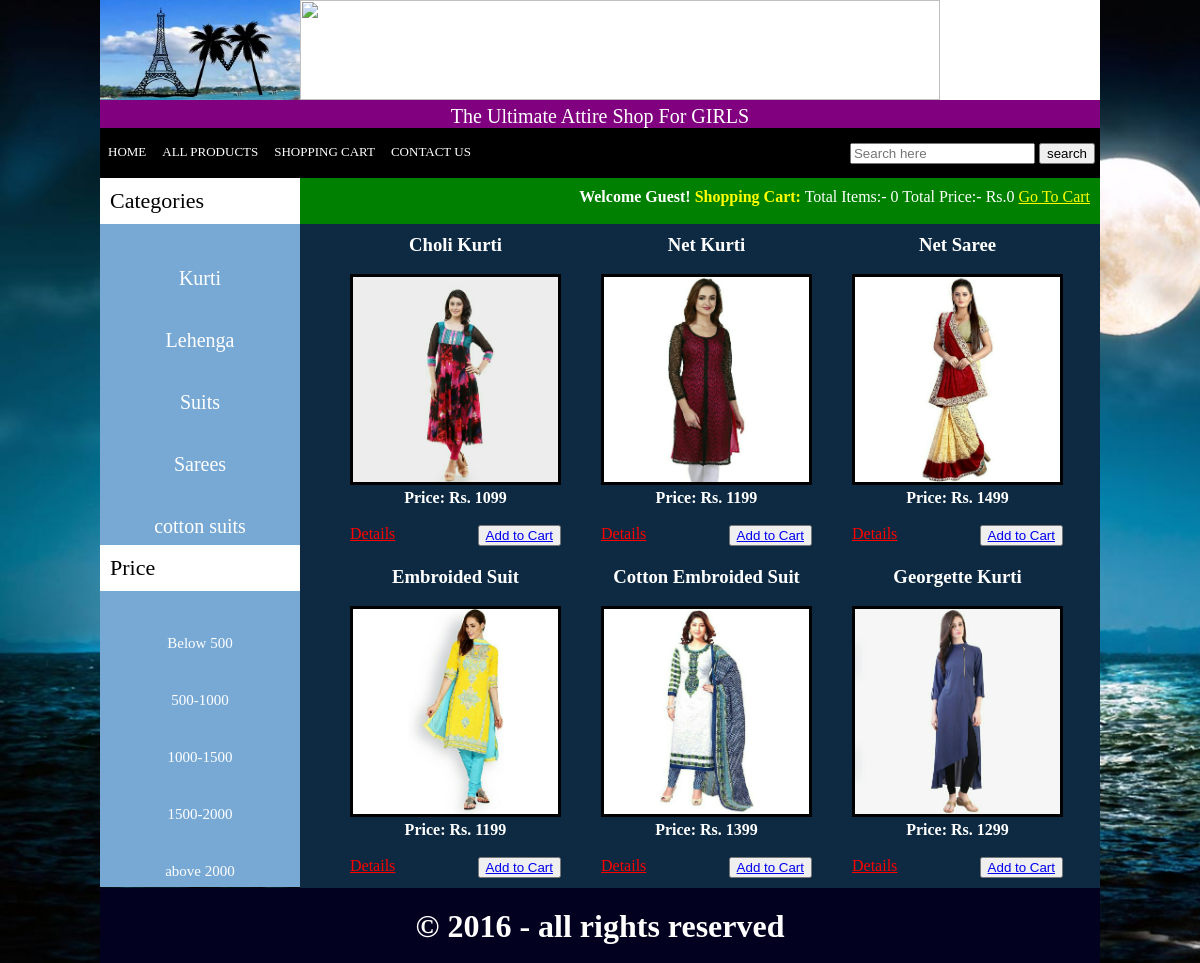
The page /index.php?price=3 on the database its author committed.
### tables this page shows
CREATE TABLE IF NOT EXISTS `categories` (
`cat_id` int(10) NOT NULL,
  `cat_title` text NOT NULL
);

CREATE TABLE IF NOT EXISTS `price` (
`price_id` int(10) NOT NULL,
  `price_title` text NOT NULL
);

CREATE TABLE IF NOT EXISTS `products` (
`product_id` int(10) NOT NULL,
  `cat_id` int(10) NOT NULL,
  `price_id` int(10) NOT NULL,
  `date` timestamp NOT NULL DEFAULT CURRENT_TIMESTAMP ON UPDATE CURRENT_TIMESTAMP,
  `product_title` text NOT NULL,
  `product_img1` text NOT NULL,
  `product_img2` text NOT NULL,
  `product_cost` int(10) NOT NULL,
  `product_desc` text NOT NULL,
  `product_keywords` text NOT NULL,
  `status` text NOT NULL
);

### functions/functions.php (the view, shortened to what this page needs)
<?php
$db = mysqli_connect("localhost","root","","myshop");
function getIp(){
	$ip =$_SERVER['REMOTE_ADDR'];
	return $ip;
}
function total_items(){
	if(isset($_GET['add_cart']))
	{
		global $db;
		$ip = getIp();
		$get_items = "select * from cart where ip_add='$ip'";
		$run_items = mysqli_query($db,$get_items);
		$count_items =mysqli_num_rows($run_items);
	}
		else{
			global $db;
		$ip = getIp();
		$get_items = "select * from cart where ip_add='$ip'";
		$run_items = mysqli_query($db,$get_items);
		$count_items =mysqli_num_rows($run_items);
		}
		echo $count_items;
}
function total_price(){
	$total=0;
	echo "Rs.".$total;
}
	function getPricePro()
{
	global $db;
	    if(isset($_GET['price'])){
				$price_id= $_GET['price'];
				$get_price_pro="select * from products where price_id='$price_id' order by rand()";
				$run_price_pro= mysqli_query($db, $get_price_pro);
				while($row_price_pro=mysqli_fetch_array($run_price_pro))
				{
					$pro_id = $row_price_pro['product_id'];
					$pro_title = $row_price_pro['product_title'];
					$pro_cost = $row_price_pro['product_cost'];
					$pro_image = $row_price_pro['product_img1'];
				    echo "
				    <div id='single_product'>
				       <h3 style='color:white; text-decoration:none;'>$pro_title</h3></br>
				    <img src='admin_area/product_images/$pro_image' width='205px' height='205px'/></br>
				    <p><b style='color:white;'>Price: Rs. $pro_cost </b></p><br>
					<a href=details.php?pro_id=$pro_id style='float:left; color: red;'>Details</a>
					<a href=index.php?add_cart=$pro_id><button style='float:right; text-decoration:none; color: green;'>Add to Cart</a>
					</div>
					";
				}
		}
	}
function getCats(){
			  global $db;
			   $get_cats = "select * from categories";
			   $run_cats = mysqli_query($db, $get_cats);
			   while($row_cats = mysqli_fetch_array($run_cats))
			   {
			   $cat_id= $row_cats['cat_id'];
			   $cat_title=$row_cats['cat_title'];
			   echo " <li></br></br><a href='index.php?cat=$cat_id' style='font-size: 20px';>$cat_title</a></li>";
			   }
}
function getPrice(){
			   global $db;
			   $get_price = "select * from price";
			   $run_price = mysqli_query($db, $get_price);
			   while($row_price = mysqli_fetch_array($run_price))
			   {
			   $price_id= $row_price['price_id'];
			   $price_title=$row_price['price_title'];
			   echo " <li></br></br><a href='index.php?price=$price_id'>$price_title</a></li>";
			   }
}
?>

### styles/style.css (style rules this page uses)
html, body, div, span, applet, object, iframe, h1, h2, h3, h4, h5, h6, p, blockquote, pre, a, abbr, acronym, address, big, cite, code, del, dfn, em, img, ins, kbd, q, s, samp, small, strike, strong, sub, sup, tt, var, b, u, i, center, dl, dt, dd, ol, ul, li, fieldset, form, label, legend, table, caption, tbody, tfoot, thead, tr, th, td, article, aside, canvas, details, embed, figure, figcaption, footer, header, hgroup, menu, nav, output, ruby, section, summary, time, mark, audio, video { margin: 0; padding: 0; border: 0; vertical-align: baseline; }
body { background-image: url('tabz.jpg'); }
#cats li { list-style:none; margin:3px; }
#cats a { color:white; text-decoration:none; font-size:15px; margin:4px; }
#single_product { float:left; padding:10px; margin-right:20px; }
#single_product img { border: 3px solid black; }

### index.php (style rules this page uses)
body { background-image: url('tabz.jpg'); background-size: cover; }

### rows shown on the page
categories: cat_title "Kurti"
categories: cat_title "Lehenga"
categories: cat_title "Suits"
categories: cat_title "Sarees"
categories: cat_title "cotton suits"
price: price_title "Below 500"
price: price_title "500-1000"
price: price_title "1000-1500"
price: price_title "1500-2000"
price: price_title "above 2000"
products: product_title "Choli Kurti", product_img1 (picture), product_cost "1099"
products: product_title "Net Kurti", product_img1 (picture), product_cost "1199"
products: product_title "Net Saree", product_img1 (picture), product_cost "1499"
products: product_title "Embroided Suit", product_img1 (picture), product_cost "1199"
products: product_title "Cotton Embroided Suit", product_img1 (picture), product_cost "1399"
products: product_title "Georgette Kurti", product_img1 (picture), product_cost "1299"

### other values the page prints
$count_items "0"
$total "0"
